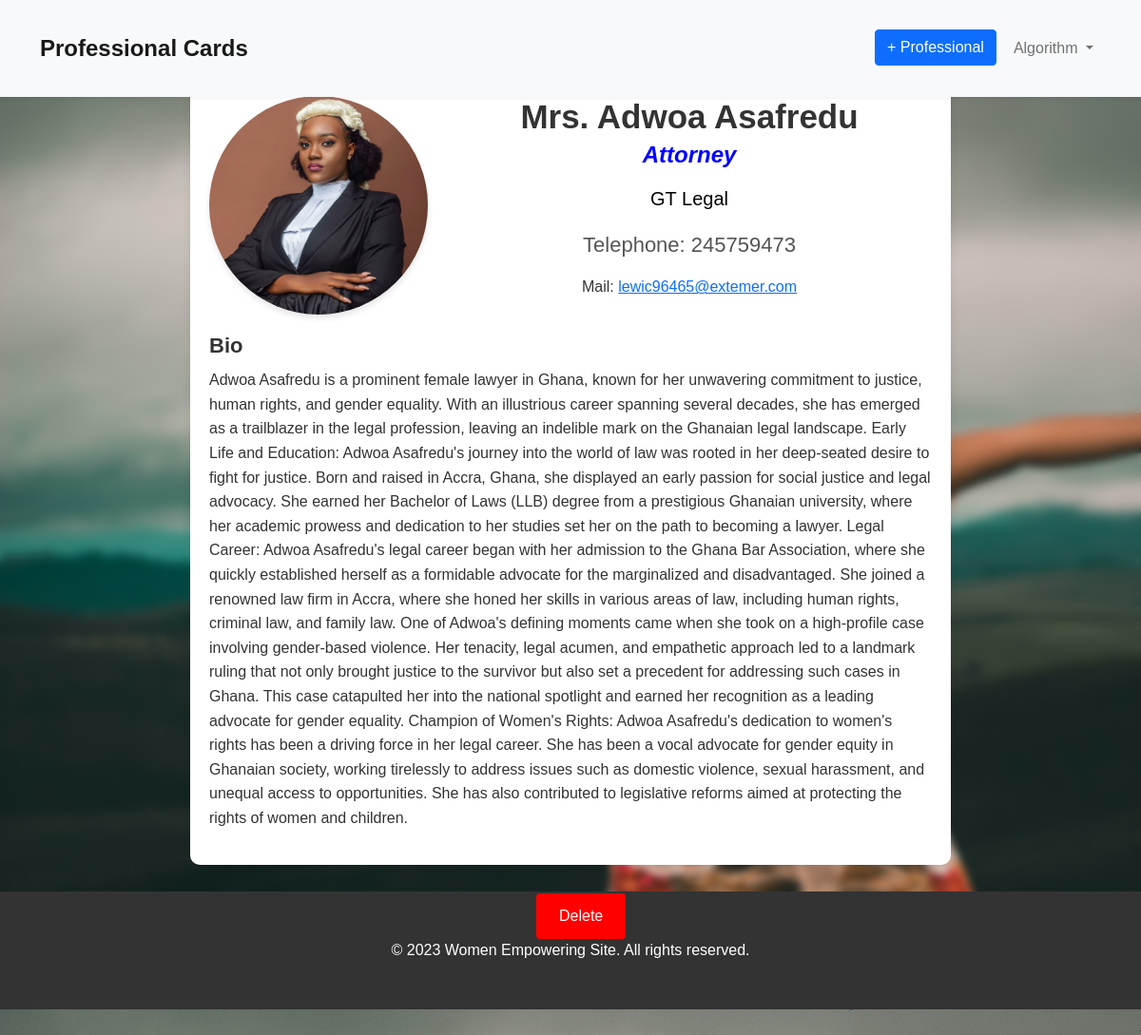
The page /prof/detail/9 (signed in) on the database its author committed.
### accounts/models.py (models this page shows, shortened)
class CustomUser(AbstractUser):
    GENDER_CHOICES =(
        ('M','Male'),
        ('F','Female'),
    )
    age= models.PositiveIntegerField(blank=True, null=True,default=0)
    gender = models.CharField(max_length=1, choices=GENDER_CHOICES)
    email = models.EmailField(unique=True)

### professionals/models.py (models this page shows, shortened)
class Profs(models.Model):
    name = models.CharField(max_length=50)
    title = models.CharField(max_length=25,blank=True, null=True)
    occupation =models.CharField(max_length=25)
    institution= models.CharField(max_length=50)
    profile_pic = models.ImageField(upload_to= 'media')
    telephone= models.PositiveIntegerField()
    email = models.EmailField(blank=True, null=True)
    details = models.TextField(blank=True,null=True)

### professionals/views.py (the view)
# urls.py: path('detail/<int:pk>',detail_prof, name= 'detail_prof'),
@login_required
def detail_prof(request,pk):
    prof = get_object_or_404(Profs,pk=pk)
    return render(request,'prof/detail_prof.html',{'prof':prof})

### templates/prof/detail_prof.html (shortened to what this page needs)
{% extends 'base.html' %}
{% block content %}
<div class="profile-container">
    <div class="profile-header">
        <img class="profile-pic" src="{{ prof.profile_pic.url }}" alt="{{ name }} Profile Picture">
        <div class="profile-details">
            <h1 class="name">{{prof.title}} {{ prof.name }}</h1>
            <h3 class="occupation">{{ prof.occupation }}</h3>
            <h4 class="institution">{{ prof.institution }}</h4>
            <p class="telephone">Telephone: {{ prof.telephone }}</p>
            <p class = "mail"> Mail: <a href="mailto:{{prof.email}}">{{prof.email}}</a></p>
        </div>
    </div>
    <h2 class="bio-heading">Bio</h2>
    <p class="bio-details">{{ prof.details }}</p>
</div>
{% if request.user.is_superuser %}
  <div class="action-btns">
    <a href="{% url 'del_prof' prof.pk %}" class="action-btn">Delete</a>
  </div>
  {% endif %}
{% endblock %}

### templates/base.html (shortened to what this page needs)
{% load static %}
<!DOCTYPE html>
<html>
<head>
    <link rel="stylesheet" href="{% static 'css/style.css' %}">
    <link rel="stylesheet" href="https://cdn.jsdelivr.net/npm/bootstrap@5.1.3/dist/css/bootstrap.min.css">
</head>
<body style="background-image:url('{% static 'images/woman1.jpg' %}'); background-size:cover;  backdrop-filter: blur(4px);">
    <header>
        <nav class="navbar navbar-expand-lg navbar-light bg-light">
            <div class="container">
                {% if 'job/detail' in request.path or 'job/search_results' in request.path or 'job/create_jobs' in request.path or 'job/pending' in request.path %}
                <a class="navbar-brand" href="{% url 'list_job' %}">Job Site</a>
                {% elif 'prof/detail' in request.path or 'prof/create_prof' in request.path %}
                <a class="navbar-brand" href="{% url 'list_profs' %}">Professional Cards</a>
                {% elif 'blog/detail/' in request.path or 'blog/results' in request.path %}
                <a class="navbar-brand" href="{% url 'list' %}">Documents</a>
                {% elif 'article/edit' in request.path or 'article/detail' in request.path %}
                <a class="navbar-brand" href="{% url 'article:list' %}">Articles</a>
                {% else %}
                <a class="navbar-brand" href="{% url 'home' %}">Women Empowering Site</a>
                {% endif %}
                <div class="collapse navbar-collapse" id="navbarNav">
                    <ul class="navbar-nav ms-auto">
                        {% if user.is_authenticated %}
                            {% if user.is_superuser and 'prof' in request.path and 'create_prof' not in request.path %}
                            <li class="nav-item">
                                <a href="{% url 'create_prof' %}" class="btn btn-primary job-btn create-job-btn"> + Professional </a>
                            </li>
                            {% endif %}
                            <li class="nav-item dropdown">
                                <a class="nav-link dropdown-toggle" href="#" id="navbarDropdown" role="button" data-bs-toggle="dropdown" aria-expanded="false">
                                 {{ user.username }}
                                </a>
                            </li>
                        {% endif %}
                    </ul>
                </div>
            </div>
        </nav>
    </header>
    <main>
        <div class="container">
            <div style="margin-top:-10vh;">
                {% block content %}{% endblock %}
            </div>
        </div>
    </main>
    <footer>
        <div class="container">
            <p>&copy; 2023 Women Empowering Site. All rights reserved.</p>
        </div>
    </footer>
</body>
</html>

### static/css/style.css (style rules this page uses)
body { font-family: Arial, sans-serif; margin: 0; padding: 0; background-color: #f2f2f2; }
.container { max-width: 1200px; margin: 0 auto; padding: 20px; }

### templates/base.html (style rules this page uses)
body { padding-top: 60px; font-family: 'Segoe UI', sans-serif; color: #333; min-height: 100vh; display: flex; flex-direction: column; }
header { background-color: #fff; box-shadow: 0 2px 4px rgba(0, 0, 0, 0.05); position: fixed; top: 0; left: 0; right: 0; z-index: 999; }
.navbar-brand { font-weight: bold; font-size: 1.5rem; }
main { flex-grow: 1; margin-top: 80px; margin-bottom: 8px; }
footer { background-color: #333; color: #fff; padding: 30px 0; text-align: center; }
footer p { margin: 0; }
.nav-item .job-btn { margin-right: 10px; }

### templates/prof/detail_prof.html (style rules this page uses)
body { background-color: #f0f0f0; font-family: Arial, sans-serif; }
.profile-container { max-width: 800px; margin: 0 auto; margin-top: 30px; background-color: #ffffff; border-radius: 10px; box-shadow: 0 0 10px rgba(0, 0, 0, 0.1); padding: 20px; }
.profile-header { display: flex; align-items: center; }
.profile-pic { width: 230px; height: 230px; object-fit: cover; border-radius: 50%; margin-right: 20px; box-shadow: 0 4px 6px rgba(0, 0, 0, 0.1); }
.profile-details { flex: 1; text-align:center; }
.name { font-size: 35px; margin: 0; font-weight:bold; }
.occupation { font-size: 24px; margin: 5px 0; font-style: oblique; font-weight: bold; color:blue; }
.institution { font-size: 20px; color:black; margin-top: 20px; }
.telephone { font-size: 22px; color: #555; margin-top: 20px; }
.bio-heading { font-size: 22px; font-weight: bold; margin-top: 20px; }
.bio-details { font-size: 16px; line-height: 1.6; margin-top: 10px; }
.action-btns { margin-top: 30px; position:absolute; left:47vw; }
.action-btn { background-color:red; color: white; border: none; border-radius: 4px; padding: 12px 24px; font-size: 16px; cursor: pointer; text-decoration: none; display: inline-block; margin-right: 15px; transition: background-color 0.3s; }

### rows shown on the page
CustomUser: username "Algorithm"
Profs: profile_pic (picture), title "Mrs.", name "Adwoa Asafredu", occupation "Attorney", institution "GT Legal", telephone "245759473", email "lewic96465@extemer.com", details "Adwoa Asafredu is a prominent female lawyer in Ghana, known for her unwavering commitment to justice, human rights, and gender equality. With an illustrious career spanning several decades, she has emerged as a trailblazer in the legal profession, leaving an indelible mark on the Ghanaian legal landscape. Early Life and Education: Adwoa Asafredu's journey into the world of law was rooted in her deep-seated desire to fight for justice. Born and raised in Accra, Ghana, she displayed an early passion for social justice and legal advocacy. She earned her Bachelor of Laws (LLB) degree from a prestigious Ghanaian university, where her academic prowess and dedication to her studies set her on the…"
